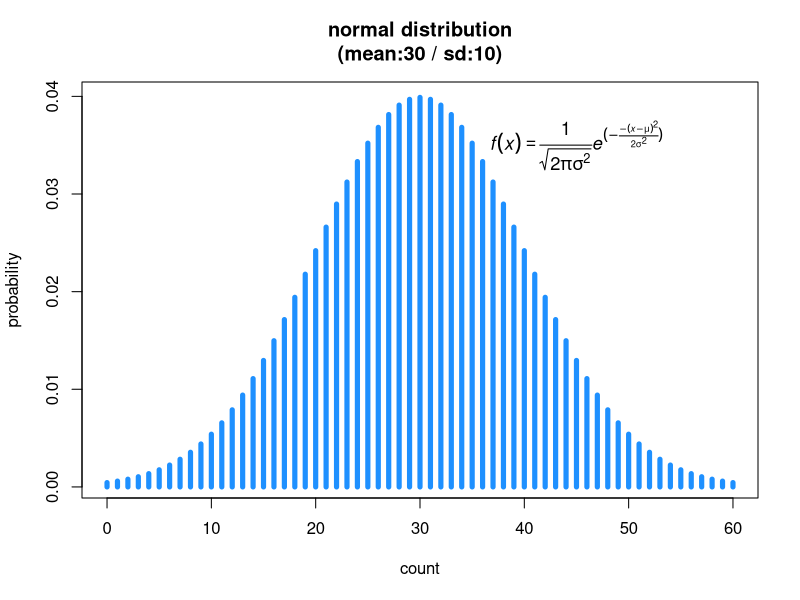

Reproduce this figure in R.
x<-0:60
plot(x,dnorm(x,30,10), type="h", lwd=5, col="dodgerblue",xlab="count", ylab="probability", cex.lab=1, cex.main=1.7)
title(main="normal distribution\n(mean:30 / sd:10)", sub="")
text(45,0.035, expression(italic(f(x)==over(1,sqrt(2*pi*sigma^2))*e^(-over(-(x-mu)^2, 2*sigma^2)))),
                          cex=1.1)